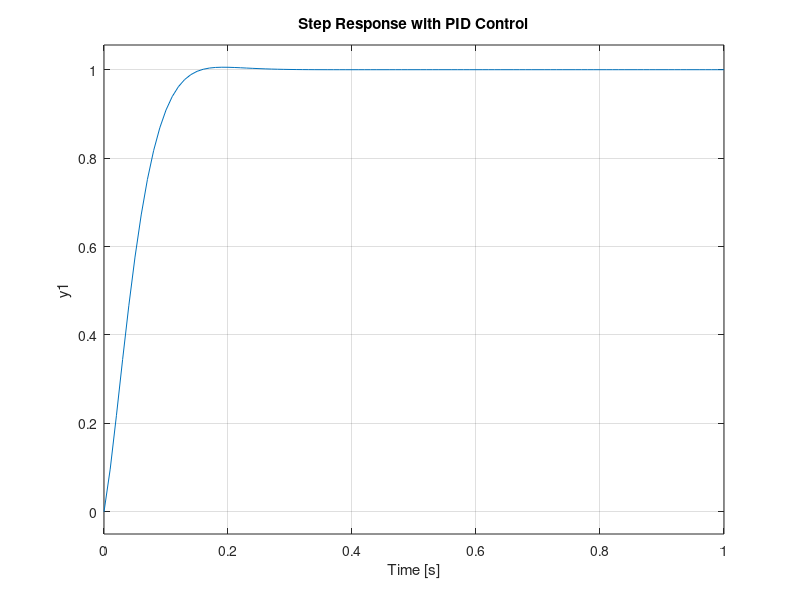
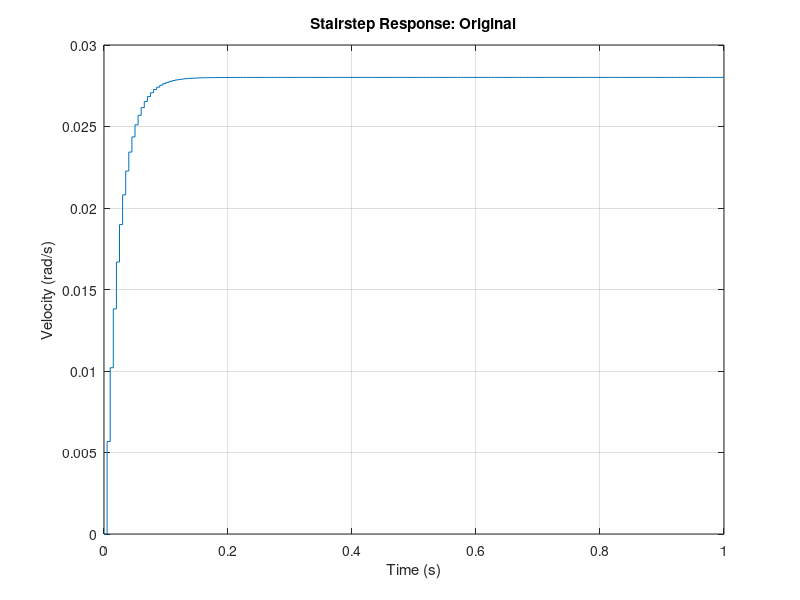
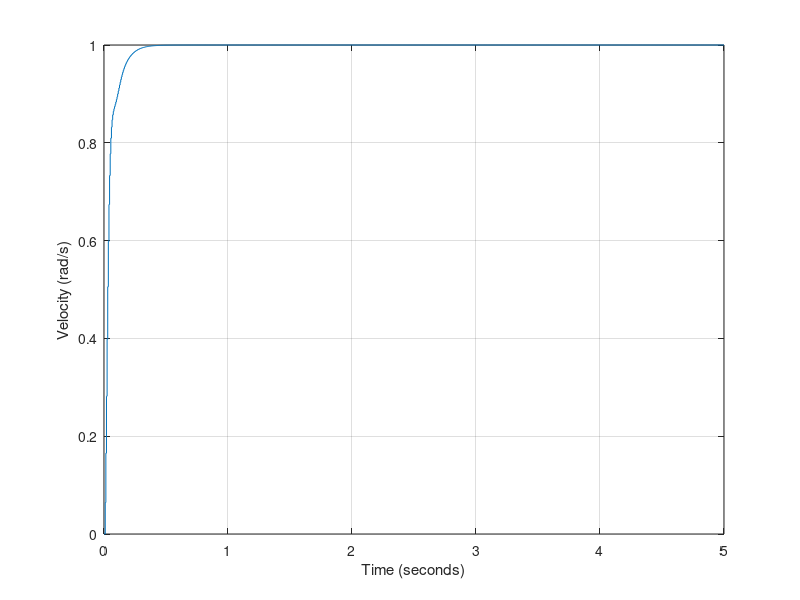
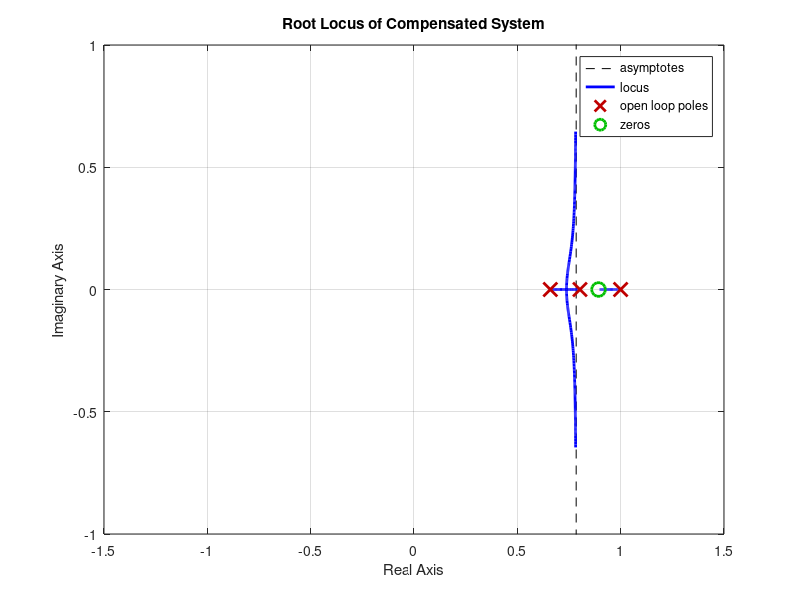

These charts were generated, in order, by the following MATLAB code:
%% Tune the PID for Pheeno Motor Control.
clear all
close all
clc

%% Now from Arduino Number (PWM D/A) to Velocity!

% Continuous Time ModelsID second order pole is on the order of 10^7)
K=1.264;
a=43.86;
s = tf('s');
motorP = K/(s+a);

%PID gains tuned for <1s settling time, <4% overshoot.
Kp = 6.01;
Ki = 713;
Kd = 0;

C = pid(Kp,Ki,Kd);
sysCL = feedback(C*motorP,1);

t = 0:0.01:1;
figure(4)
step(sysCL,t)
grid on
title('Step Response with PID Control')

% Discrete Time Model

Ts = 0.005;%Sampling Time
motorPD = c2d(motorP,Ts,'zoh');%Discrete Model

dsysCL = feedback(motorPD,1);
[y,t] = step(dsysCL,1);
figure(5)
stairs(t,y);
grid on
xlabel('Time (s)')
ylabel('Velocity (rad/s)')
title('Stairstep Response: Original')

%Test Continuous Time PID controller!
dC = c2d(Ki*(1+0.044*s)/(s*(1+0.012*s)),Ts);
dsysCL = feedback(dC*motorPD,1);
[y2,t] = step(dsysCL,5);
figure(6)
stairs(t,y2)
grid on
xlabel('Time (seconds)')
ylabel('Velocity (rad/s)')

%It works but there is a lot of overshoot and the settling time is long! 
%Not what we designed for. Lets fix that!

figure(7)
rlocus(dC*motorPD)
axis([-1.5 1.5 -1 1])
title('Root Locus of Compensated System')

%Test Continuous Time PID controller!
dsysCL = feedback(dC*motorPD,1);
[y3,t] = step(dsysCL,5);
figure(8)
stairs(t,y3)
grid on
title('Stairstep Response: with PID controller')
xlabel('Time (seconds)')
ylabel('Velocity (rad/s)')

